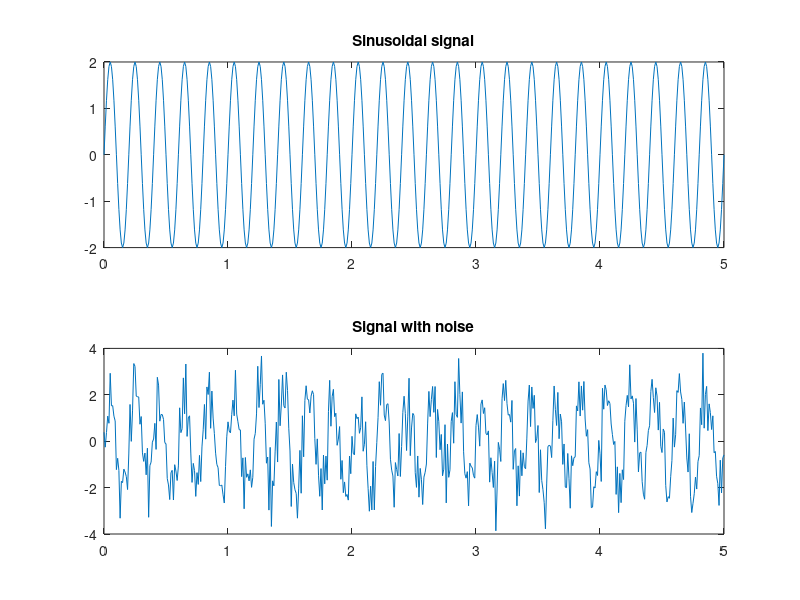

The MATLAB script that drew this image: (Note: this script raises an error after producing the figure.)
clc;
close all; 
clear all;

fs = 100; % sampling frequency
f = 5;     % signal frequency
t = 5;      % time duration
n = [0:1/fs:t]; % sample vector

x = 2*sin(2*pi*f*n); % single tone signal

z = awgn(x,1);  % noisy signal

subplot(2,1,1);
plot(n,x); 
title('Sinusoidal signal');

subplot(2,1,2);
plot(n,z); 
title('Signal with noise');

% IIR Butterworth LPF filter Design

o = 40;                     % order of the filter
Wc = 2*pi*f/fs;             % normalized cut-off frequency (as of signal freq)
[b,a] = butter(o,Wc,'low'); % Nr and Dr coeff. of IIR butterworth filter
fvtool(b,a);                % filter frequency response

% filter the signal
x_f_iir = filter(b,a,z);

figure;
plot(n,x_f_iir); 
title('Filtered Sinusoidal Signal');

% FIR Filter Design
o = 40;
b = fir1(o,Wc);         % FIR low pass filter
figure;
freqz(b,1,512);         % frequency response of FIR LPF filter

% filter the signal
x_f_fir = filter(b,1,z);

figure; 
plot(n,x_f_fir); 
title('Filtered Sinusoidal Signal');